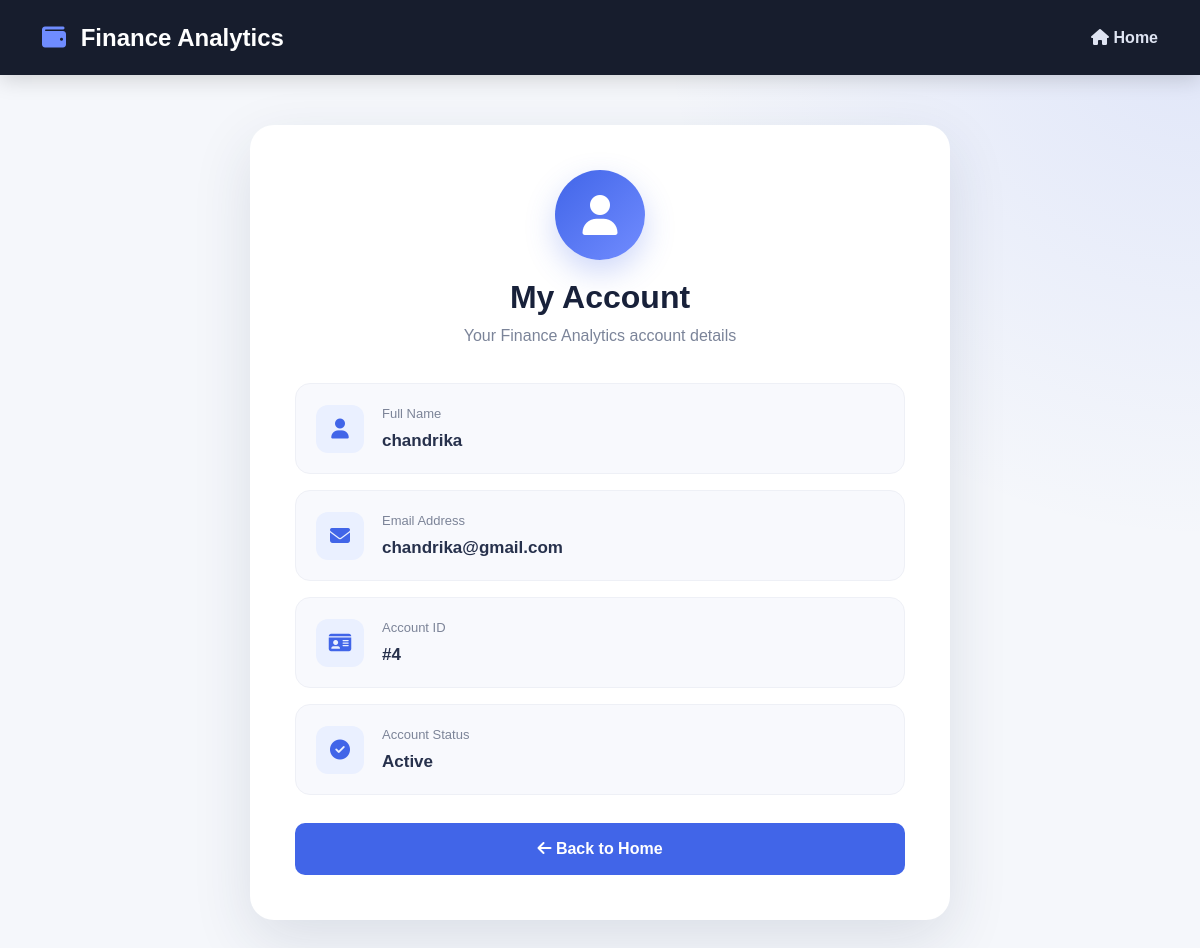
The app's page /account (signed in) with its own data.
### tables this page shows
CREATE TABLE users (

            id INTEGER PRIMARY KEY AUTOINCREMENT,

            name TEXT NOT NULL,

            email TEXT UNIQUE NOT NULL,

            password TEXT NOT NULL

        );

### app.py (the view)
@app.route("/account")
def account():
    if not is_logged_in():
        return redirect(
            url_for("login")
        )
    conn = None
    try:
        conn = get_db_connection()
        user = conn.execute(
            """
            SELECT id, name, email
            FROM users
            WHERE id = ?
            """,
            (session["user_id"],)
        ).fetchone()
    finally:
        if conn:
            conn.close()
    if not user:
        session.clear()
        return redirect(
            url_for("login")
        )
    return render_template(
        "account.html",
        user=user
    )

### app.py (called while the page is built)
def get_db_connection():
    conn = sqlite3.connect(DATABASE)
    conn.row_factory = sqlite3.Row
    return conn

def is_logged_in():
    return "user_id" in session

### templates/account.html (shortened to what this page needs)
<!DOCTYPE html>
<html lang="en">
<head>
    <link
        href="https://cdn.jsdelivr.net/npm/bootstrap@5.3.3/dist/css/bootstrap.min.css"
        rel="stylesheet"
    >
    <link
        href="https://cdnjs.cloudflare.com/ajax/libs/font-awesome/6.5.2/css/all.min.css"
        rel="stylesheet"
    >
</head>
<body>
    <nav class="navbar">
        <div
            class="container-fluid d-flex justify-content-between align-items-center"
        >
            <a
                class="navbar-brand"
                href="{{ url_for('home') }}"
            >
                <i class="fas fa-wallet"></i>
                Finance Analytics
            </a>
            <a
                class="back-link"
                href="{{ url_for('home') }}"
            >
                <i class="fas fa-house"></i>
                Home
            </a>
        </div>
    </nav>
    <section class="account-section">
        <div class="account-card">
            <div class="account-header">
                <div class="profile-icon">
                    <i class="fas fa-user"></i>
                </div>
                <h1>
                    My Account
                </h1>
                <p>
                    Your Finance Analytics account details
                </p>
            </div>
            <div class="details">
                <div class="detail-box">
                    <div class="detail-icon">
                        <i class="fas fa-user"></i>
                    </div>
                    <div>
                        <div class="detail-label">
                            Full Name
                        </div>
                        <div class="detail-value">
                            {{ user["name"] }}
                        </div>
                    </div>
                </div>
                <div class="detail-box">
                    <div class="detail-icon">
                        <i class="fas fa-envelope"></i>
                    </div>
                    <div>
                        <div class="detail-label">
                            Email Address
                        </div>
                        <div class="detail-value">
                            {{ user["email"] }}
                        </div>
                    </div>
                </div>
                <div class="detail-box">
                    <div class="detail-icon">
                        <i class="fas fa-id-card"></i>
                    </div>
                    <div>
                        <div class="detail-label">
                            Account ID
                        </div>
                        <div class="detail-value">
                            #{{ user["id"] }}
                        </div>
                    </div>
                </div>
                <div class="detail-box">
                    <div class="detail-icon">
                        <i class="fas fa-circle-check"></i>
                    </div>
                    <div>
                        <div class="detail-label">
                            Account Status
                        </div>
                        <div class="detail-value">
                            Active
                        </div>
                    </div>
                </div>
            </div>
            <a
                href="{{ url_for('home') }}"
                class="back-button"
            >
                <i class="fas fa-arrow-left"></i>
                Back to Home
            </a>
        </div>
    </section>
</body>
</html>

### templates/account.html (style rules this page uses)
* { margin: 0; padding: 0; box-sizing: border-box; }
body { min-height: 100vh; font-family: Arial, sans-serif; background: radial-gradient( circle at top right, rgba(65,101,232,0.12), transparent 35% ), #f5f7fb; color: #202b49; }
.navbar { background: #171d2d; min-height: 75px; padding: 0 30px; box-shadow: 0 5px 20px rgba(0,0,0,0.15); }
.navbar-brand { color: white !important; font-size: 24px; font-weight: 700; }
.navbar-brand i { color: #6f8cff; margin-right: 8px; }
.back-link { color: #dfe4f2; text-decoration: none; font-weight: 600; }
.account-section { min-height: calc(100vh - 75px); display: flex; align-items: center; justify-content: center; padding: 50px 20px; }
.account-card { width: 100%; max-width: 700px; background: white; border-radius: 24px; padding: 45px; box-shadow: 0 20px 60px rgba(35,48,80,0.12); }
.account-header { text-align: center; margin-bottom: 35px; }
.profile-icon { width: 90px; height: 90px; border-radius: 50%; margin: 0 auto 18px; background: linear-gradient( 135deg, #4165e8, #718cff ); color: white; display: flex; align-items: center; justify-content: center; font-size: 40px; box-shadow: 0 12px 30px rgba(65,101,232,0.25); }
.account-header h1 { font-size: 32px; font-weight: 800; color: #18213a; margin-bottom: 8px; }
.account-header p { color: #7b8499; margin: 0; }
.details { display: grid; gap: 16px; }
.detail-box { background: #f8f9fd; border: 1px solid #eef0f6; border-radius: 15px; padding: 20px; display: flex; align-items: center; gap: 18px; }
.detail-icon { width: 48px; height: 48px; min-width: 48px; border-radius: 12px; background: #eaf0ff; color: #4165e8; display: flex; align-items: center; justify-content: center; font-size: 20px; }
.detail-label { font-size: 13px; color: #7c8498; margin-bottom: 4px; }
.detail-value { font-size: 17px; font-weight: 700; color: #27314c; word-break: break-word; }
.back-button { display: block; text-align: center; text-decoration: none; margin-top: 28px; padding: 14px; border-radius: 10px; background: #4165e8; color: white; font-weight: 700; transition: 0.3s; }

### records on screen
users: name "chandrika", email "chandrika@gmail.com", id "4"
